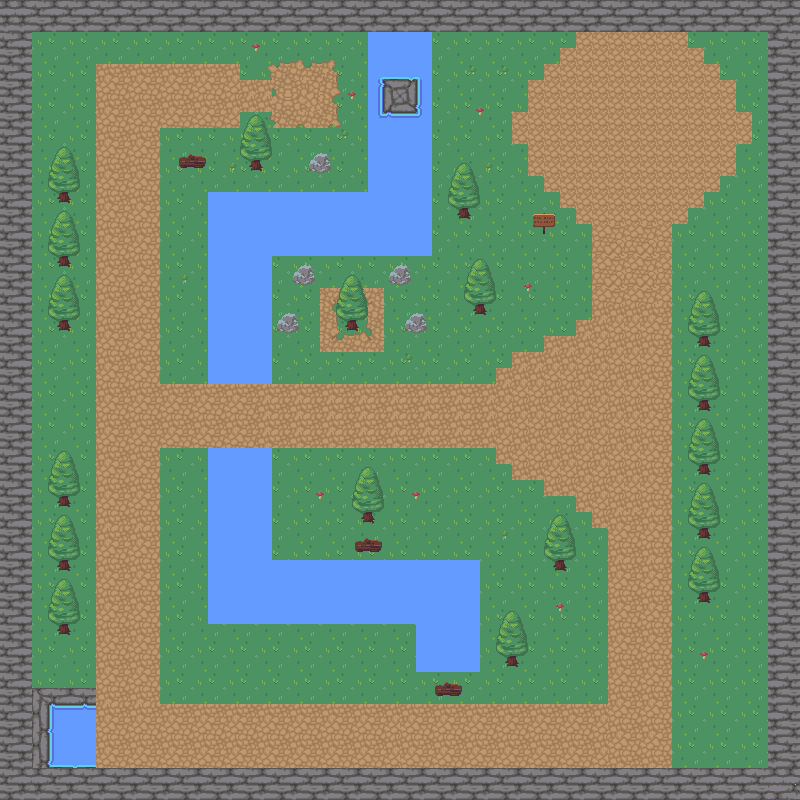

This game map was drawn from its Tiled (.tmx) file and the tilesets committed beside it. A one-line description and the trimmed map source follow:
An orthogonal 50x50 tile map with 16x16 px tiles, 11 tile layers (tree, mushroomGreen, Walls, water, ...) and 18 objects (12x Collision, player, collision).

<map version="1.9" tiledversion="1.9.2" orientation="orthogonal" renderorder="right-down" width="50" height="50" tilewidth="16" tileheight="16" infinite="0" nextlayerid="21" nextobjectid="39">
 <properties>
  <property name="Collision" type="object" value="8" />
 </properties>
 <tileset firstgid="1" source="Nature.tsx" />
 <layer id="8" name="tree" width="50" height="50">
  <data>[2500 cells, 2500 non-empty, 4 distinct tile ids]</data>
 </layer>
 <layer id="19" name="mushroomGreen" width="50" height="50">
  <data>[2500 cells, 9 non-empty, 2 distinct tile ids]</data>
 </layer>
 <layer id="9" name="Walls" width="50" height="50">
  <data>[2500 cells, 384 non-empty, 6 distinct tile ids]</data>
 </layer>
 <layer id="10" name="water" width="50" height="50">
  <data>[2500 cells, 272 non-empty, 24 distinct tile ids]</data>
 </layer>
 <objectgroup id="20" name="objects" offsetx="1" offsety="1">
  <properties>
   <property name="Collision" type="object" value="32" />
  </properties>
  <object id="1" name="player" x="130.371" y="406.983">
   <point />
  </object>
  <object id="2" x="686.997" y="225.598">
   <point />
  </object>
  <object id="3" x="121.301" y="371.84">
   <point />
  </object>
  <object id="9" class="Collision" x="766.717" y="35.4079" width="32.6842" height="762.631" />
  <object id="10" class="Collision" x="0.67394" y="764.625" width="762.631" height="29.9605" />
  <object id="12" class="Collision" x="1.36184" y="34.046" width="28.5987" height="735.394" />
  <object id="16" class="Collision" x="368.687" y="32.4609" width="62.8716" height="222.784">
   <properties>
    <property name="Collision" type="object" value="8" />
   </properties>
  </object>
  <object id="17" class="Collision" x="208.775" y="193.057" width="160.48" height="62.1882" />
  <object id="19" class="Collision" x="208.775" y="256.27" width="62.5299" height="126.427" />
  <object id="21" class="Collision" x="208.091" y="448.643" width="62.8716" height="174.264" />
  <object id="22" class="Collision" x="272.33" y="560.719" width="206.383" height="63.2133" />
  <object id="23" class="Collision" x="416.183" y="624.957" width="63.2133" height="46.1286" />
  <object id="25" class="collision" x="369.029" y="63.8967" width="62.5299" height="63.555" />
  <object id="27" class="Collision" x="368.687" y="63.8967" width="62.5299" height="63.2133" />
  <object id="28" x="323.925" y="92.5989" />
  <object id="29" class="Collision" x="369.029" y="64.5801" width="61.8465" height="62.8716" />
  <object id="32" class="Collision" x="368.687" y="64.2384" width="62.8716" height="63.2133">
   <properties>
    <property name="Collision" type="object" value="16" />
   </properties>
  </object>
  <object id="33" x="369.371" y="66.2885" width="59.7964" height="56.3794" />
 </objectgroup>
 <layer id="11" name="way" width="50" height="50">
  <data>[2500 cells, 785 non-empty, 50 distinct tile ids]</data>
 </layer>
 <layer id="17" name="stoneWater" width="50" height="50">
  <data>[2500 cells, 16 non-empty, 16 distinct tile ids]</data>
 </layer>
 <layer id="18" name="mushroom" width="50" height="50">
  <data>[2500 cells, 32 non-empty, 4 distinct tile ids]</data>
 </layer>
 <layer id="12" name="trees" width="50" height="50">
  <data>[2500 cells, 144 non-empty, 8 distinct tile ids]</data>
 </layer>
 <layer id="13" name="pannel" width="50" height="50">
  <data>[2500 cells, 4 non-empty, 4 distinct tile ids]</data>
 </layer>
 <layer id="14" name="stone" width="50" height="50">
  <data>[2500 cells, 20 non-empty, 4 distinct tile ids]</data>
 </layer>
 <layer id="16" name="wood" width="50" height="50">
  <data>[2500 cells, 12 non-empty, 4 distinct tile ids]</data>
 </layer>
</map>
